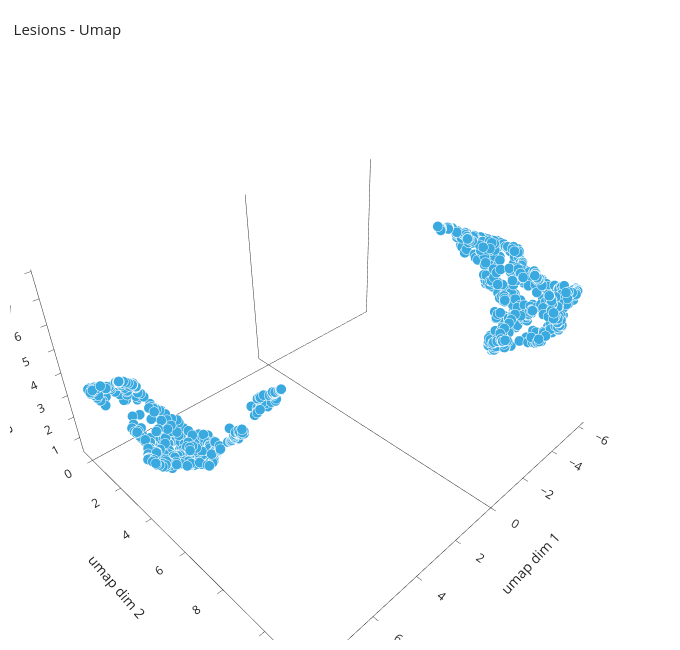

The code cell stored with this chart in its notebook:
### Code cell
if 'embedding_3d' in locals() and embedding_3d.shape[1] >= 3:
    show_embedding_plotly(
        embedding_3d[:, :3], plotly_color_by_3d, metadata_3d,
        compose_embedding_plot_title(tuning_dir_3d_rel, reduction_method_3d, _color_label(plotly_color_by_3d)),
        f"{reduction_method_3d} dim 1", f"{reduction_method_3d} dim 2", zlabel=f"{reduction_method_3d} dim 3",
    )
else:
    print("Embedding 3D non caricato o con meno di 3 componenti.")

### Figure 1 — Plotly figure (JSON) as saved in the notebook; plotly's stock layout.template omitted (floating-point values rounded to 4 significant figures; data arrays with more than 128 entries replaced by an {"elided": "..."} marker saying what was removed)
{"data": [{"hoverinfo": "text", "marker": {"color": "#3aa9e0", "line": {"color": "white", "width": 0.6}, "opacity": 1, "size": 6}, "mode": "markers", "text": {"elided": "1150 str values"}, "type": "scatter3d", "x": {"elided": "1150 float values"}, "y": {"elided": "1150 float values"}, "z": {"elided": "1150 float values"}}], "layout": {"height": 650, "margin": {"b": 10, "l": 10, "r": 10, "t": 70}, "scene": {"aspectmode": "data", "xaxis": {"linewidth": 1, "showbackground": false, "showgrid": false, "showline": true, "title": {"text": "umap dim 1"}, "zeroline": true}, "yaxis": {"linewidth": 1, "showbackground": false, "showgrid": false, "showline": true, "title": {"text": "umap dim 2"}, "zeroline": true}, "zaxis": {"linewidth": 1, "showbackground": false, "showgrid": false, "showline": true, "title": {"text": "umap dim 3"}, "zeroline": true}}, "title": {"font": {"size": 15}, "text": "Lesions - Umap", "x": 0.02, "xanchor": "left"}, "width": 680}}
